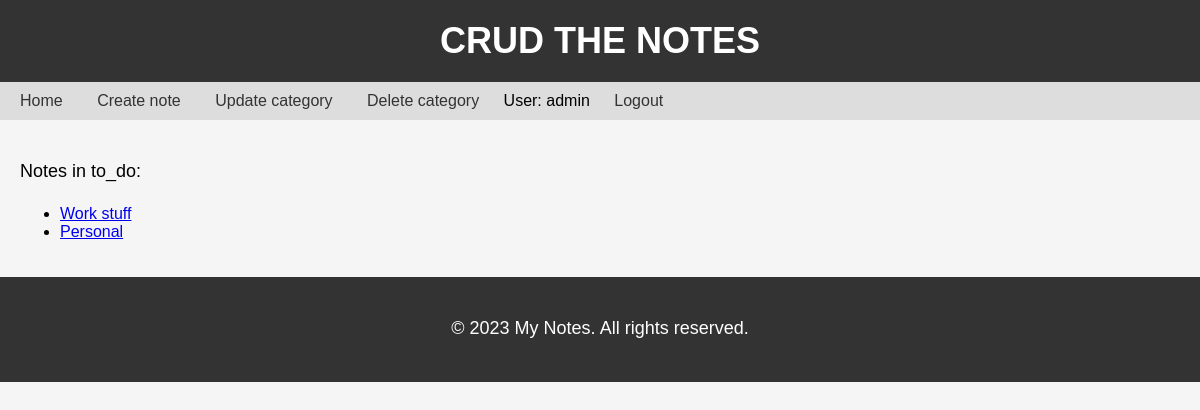
/category_4/ (signed in), run on the app's committed database.
### notes/models.py (models this page shows, shortened)
class Category(models.Model):
    title = models.CharField(max_length=200)

class Notes(models.Model):
    title = models.CharField(max_length=200)
    text = models.TextField()
    reminder = models.DateTimeField(auto_now=False)
    category = models.ForeignKey(Category, on_delete=models.CASCADE, related_name='notes', null=True, blank=False)
    user = models.ForeignKey(User, on_delete=models.SET_NULL, null=True, blank=False)

### notes/views.py (the view)
# urls.py: path('category_<int:category_id>/', views.notes_in_category, name='notes_in_category'),
@login_required
def notes_in_category(request, category_id):
    category = get_object_or_404(Category, pk=category_id)
    notes = category.notes.all()
    return render(request, 'notes/view_notes_in_category.html', {'category': category, 'notes': notes})

### notes/templates/notes/view_notes_in_category.html (shortened to what this page needs)
{% extends 'base.html' %}
{% block nav %}
    <li><a href="{% url 'note_add' %}">Create note</a></li>
    <li><a href="{% url 'category_update' category.id %}">Update category</a></li>
    <li><a href="{% url 'category_delete' category.id %}">Delete category</a></li>
{% endblock %}
{% block headline %}
    <p>Notes in {{ category.title }}:</p>
{% endblock %}
{% block content %}
    {% if notes %}
        <ul>
        {% for note in notes %}
            <li><a href="{% url 'view_note' note.id %}">{{ note.title }}</a></li>
        {% endfor %}
        </ul>
    {% else %}
        <p>No notes are available</p>
    {% endif %}
{% endblock %}

### templates/base.html (shortened to what this page needs)
{% load static %}
<!DOCTYPE html>
<html lang="en">
<head>
    <link rel="stylesheet" href="{% static 'css/base.css' %}">
</head>
<body>
	<header>
		<h1>CRUD the notes</h1>
	</header>
	<nav>
		<ul>
			<li><a href="/index/">Home</a></li>
            {% block nav %}{% endblock %}
            {% if user.is_authenticated %}
                <li>User: {{ user.get_username }}</li>
                <li><a href="{% url 'logout' %}?next={{ request.path }}">Logout</a></li>
            {% else %}
                <li><a href="{% url 'login' %}?next={{ request.path }}">Login</a></li>
            {% endif %}
		</ul>
	</nav>
	<main>
        {% block headline %}{% endblock %}
		{% block content %}{% endblock %}
	</main>
	<footer>
		<p>&copy; 2023 My Notes. All rights reserved.</p>
	</footer>
</body>
</html>

### static/css/base.css (style rules this page uses)
body { background-color: #f5f5f5; font-family: Arial, sans-serif; margin: 0; padding: 0; }
header { background-color: #333; color: #fff; padding: 20px; text-align: center; }
h1 { margin: 0; font-size: 36px; text-transform: uppercase; }
nav { background-color: #ddd; padding: 10px; }
nav ul { list-style-type: none; margin: 0; padding: 0; }
nav ul li { display: inline-block; margin-right: 10px; }
nav ul li a { color: #333; text-decoration: none; padding: 10px; }
main { padding: 20px; text-align: left; }
p { font-size: 18px; line-height: 1.5; margin-bottom: 20px; }
footer { background-color: #333; color: #fff; padding: 20px; text-align: center; }

### data on the page
Category: title "to_do"
Notes: title "Work stuff"
Notes: title "Personal"

### other printed values
{{ user.get_username }} "admin"
